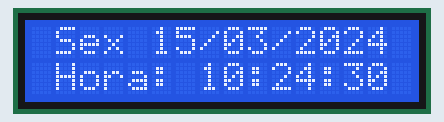
Recording of a sketch running on a simulated Arduino Uno, built with avr-gcc and run on an emulated ATmega328P. Parts: 16×2 character LCD. The local clock reads 2024-03-15 10:24:30 at power-on unless the sketch sets it; what the sketch prints to the serial monitor is not drawn.

Above: at 0.2 s.
At 4.3 s:
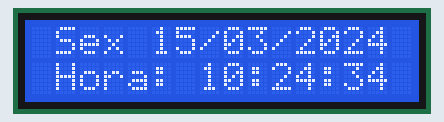
At 9.5 s:
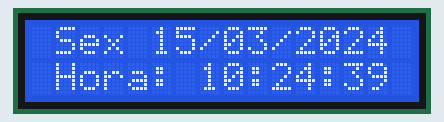
At 18.9 s:
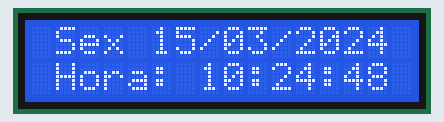
At 28.2 s:
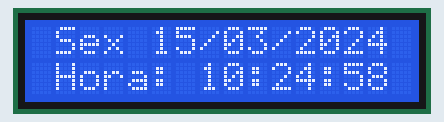
At 38.6 s:
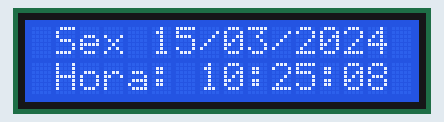

Measured:
- what the display in image 1 shows lasts 1.0 s, from 4.3 s to 5.3 s

The sketch:

relogio.ino
```cpp
// Projeto relógio
#include <virtuabotixRTC.h>
#include <Wire.h>
#include <LiquidCrystal_I2C.h>

LiquidCrystal_I2C lcd(0x27,2,1,0,4,5,6,7,3, POSITIVE);
virtuabotixRTC myRTC(6,7,8);

void setup() {
  Serial.begin(9600);
  lcd.begin(16,2);
  /*
  myRTC.setDS1302Time(30,8,23,5,31,5,2018);
  */
}

void loop() {
  // Le as informacoes do CI
  myRTC.updateTime();
    Serial.print("Data: ");
  // Chama a rotina que imprime o dia da semana
  dia_semana(myRTC.dayofweek);
  lcd.setCursor(5,0);
  if(myRTC.dayofmonth < 10){
    lcd.print("0");
    lcd.setCursor(6,0);
  }
  lcd.print(myRTC.dayofmonth);
    Serial.print(myRTC.dayofmonth);
  lcd.setCursor(7,0);
  lcd.print("/");
  lcd.setCursor(8,0);
  if(myRTC.month){
    lcd.print("0");
    lcd.setCursor(9,0);
  }
  lcd.print(myRTC.month);
    Serial.print("/");
    Serial.print(myRTC.month);
  lcd.setCursor(10,0);
  lcd.print("/");
  lcd.setCursor(11,0);
  lcd.print(myRTC.year);
    Serial.print("/");
    Serial.print(myRTC.year);
    Serial.print("   Hora: ");
  lcd.setCursor(1,1);
  lcd.print("Hora: ");
  lcd.setCursor(7,1);
   // Adiciona um 0 caso o valor da hora seja <10
  if(myRTC.hours < 10){
    lcd.print("0");
    lcd.setCursor(8,1);
    Serial.print("0");
  }
  lcd.print(myRTC.hours);
  lcd.setCursor(9,1);
  lcd.print(":");
  lcd.setCursor(10,1);
    Serial.print(myRTC.hours);
    Serial.print(": ");
  // Adiciona um 0 caso o valor dos minutos seja <10
  if(myRTC.minutes < 10){
    lcd.print("0");
    lcd.setCursor(11,1);
    Serial.print("0");
  }
  lcd.print(myRTC.minutes);
  lcd.setCursor(12,1);
  lcd.print(":");
  lcd.setCursor(13,1);
    Serial.print(myRTC.minutes);
    Serial.print(":");
  // Adiciona um 0 caso o valor dos segundos seja <10
  if(myRTC.seconds < 10){
    lcd.print("0");
    lcd.setCursor(14,1);
    Serial.print("");
  }
  lcd.print(myRTC.seconds);
  Serial.println(myRTC.seconds);

  delay(1000);
}

void dia_semana(int dia){
  switch(dia){
    case 1:
    Serial.print("Domingo");
    lcd.setCursor(1,0);
    lcd.print("Dom");
    break;
    case 2:
    Serial.print("Segunda");
    lcd.setCursor(1,0);
    lcd.print("Seg");
    break;
    case 3:
    Serial.print("Terça");
    lcd.setCursor(1,0);
    lcd.print("Ter");
    break;
    case 4:
    Serial.print("Quarta");
    lcd.setCursor(1,0);
    lcd.print("Qua");
    break;
    case 5:
    Serial.print("Quinta");
    lcd.setCursor(1,0);
    lcd.print("Qui");
    break;
    case 6:
    Serial.print("Sexta");
    lcd.setCursor(1,0);
    lcd.print("Sex");
    break;
    case 7:
    Serial.print("Sábado");
    lcd.setCursor(1,0);
    lcd.print("Sab");
    break;
  }
}
```
